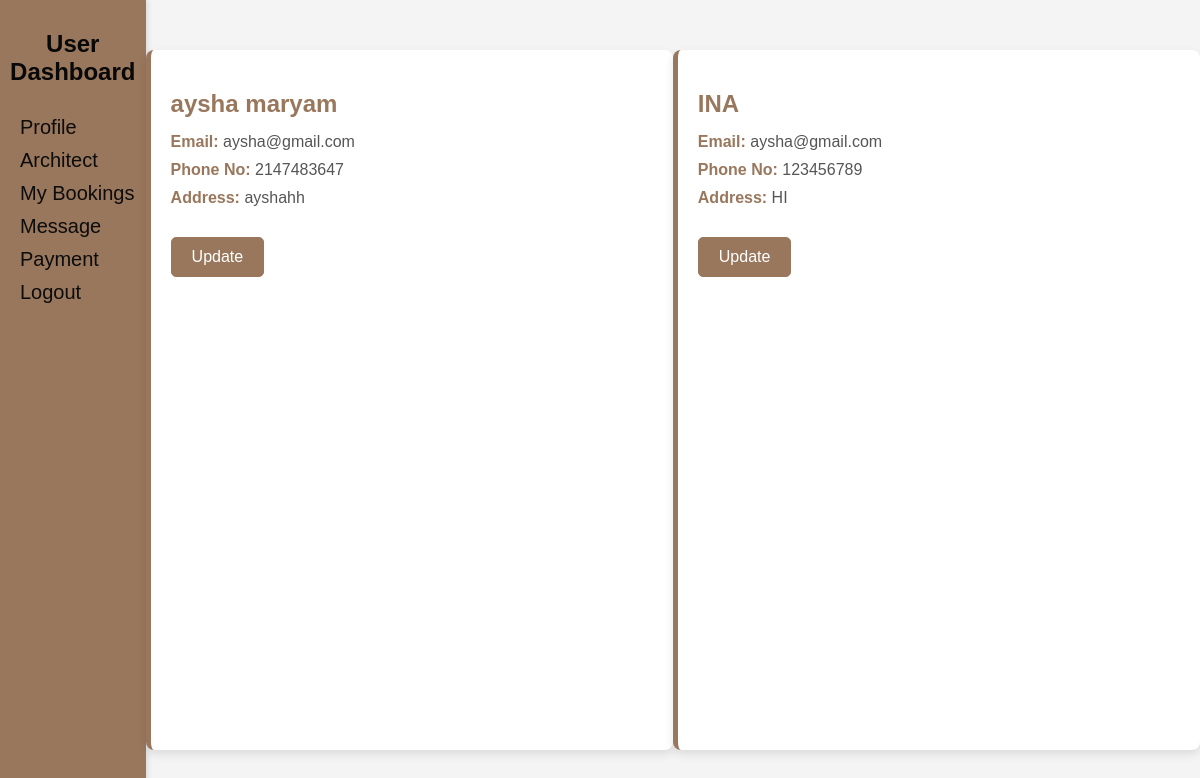
The app's page /raising-master_new/user-profile.php (signed in) with its own data.
### tables this page shows
CREATE TABLE `user_details` (
  `userid` bigint(20) NOT NULL,
  `name` varchar(200) NOT NULL,
  `email` varchar(200) NOT NULL,
  `phoneno` int(10) NOT NULL,
  `address` varchar(200) NOT NULL,
  `password` varchar(8) NOT NULL
);

### raising-master_new/user-profile.php (the view, shortened to what this page needs)
<?php
include 'user-side.php';
$servername = "localhost";
$username = "root";
$password = "";
$dbname = "buildmax";
$conn = new mysqli($servername, $username, $password, $dbname);
$p = $_SESSION["username"];
$sql = "SELECT  * FROM user_details WHERE email = '$p'";
$result = $conn->query($sql);
if ($result->num_rows > 0) {
    while ($row = $result->fetch_assoc()) {
        echo "<div class='profile-info'>";
        echo "<h2>" . htmlspecialchars($row["name"]) . "</h2>";
        echo "<p><strong>Email:</strong> " . htmlspecialchars($row["email"]) . "</p>";
        echo "<p><strong>Phone No:</strong> " . htmlspecialchars($row["phoneno"]) . "</p>";
        echo "<p><strong>Address:</strong> " . htmlspecialchars($row["address"]) . "</p>";
        echo "<p><a href='update-user-profile.php' class='update-button'>Update</a></p>";
        echo "</div>";
    }
} else {
    echo "<p>No profile found.</p>";
}
?>
<html>
    <head></head>
    <body>
    <link rel="stylesheet" type="text/css" href="user-profile.css">
  </body>
  </html>

### raising-master_new/admin-dash.css (style rules this page uses)
body { margin: 0; font-family: Arial, sans-serif; color: #2c3e50; }
a { text-decoration: none; color: inherit; }

### raising-master_new/user-profile.css (style rules this page uses)
body { font-family: Arial, sans-serif; background-color: #f4f4f4; color: #333; margin: 0; padding: 0; }
.profile-info { width: 80%; max-width: 600px; margin: 50px auto; background-color: #fff; padding: 20px; border-radius: 8px; box-shadow: 0 4px 10px rgba(0, 0, 0, 0.1); border-left: 5px solid #99775C; }
.profile-info h2 { font-size: 24px; color: #99775C; margin-bottom: 15px; }
.profile-info p { font-size: 16px; color: #555; margin: 10px 0; }
.profile-info p strong { color: #99775C; }
.update-button { display: inline-block; padding: 10px 20px; margin-top: 20px; background-color: #99775C; color: #fff; text-decoration: none; border-radius: 5px; font-size: 16px; text-align: center; border: 1px solid #99775C; transition: background-color 0.3s ease; }

### records on screen
user_details: name "aysha maryam", email "aysha@gmail.com", phoneno "2147483647", address "ayshahh"
user_details: name "INA", email "aysha@gmail.com", phoneno "123456789", address "HI"
